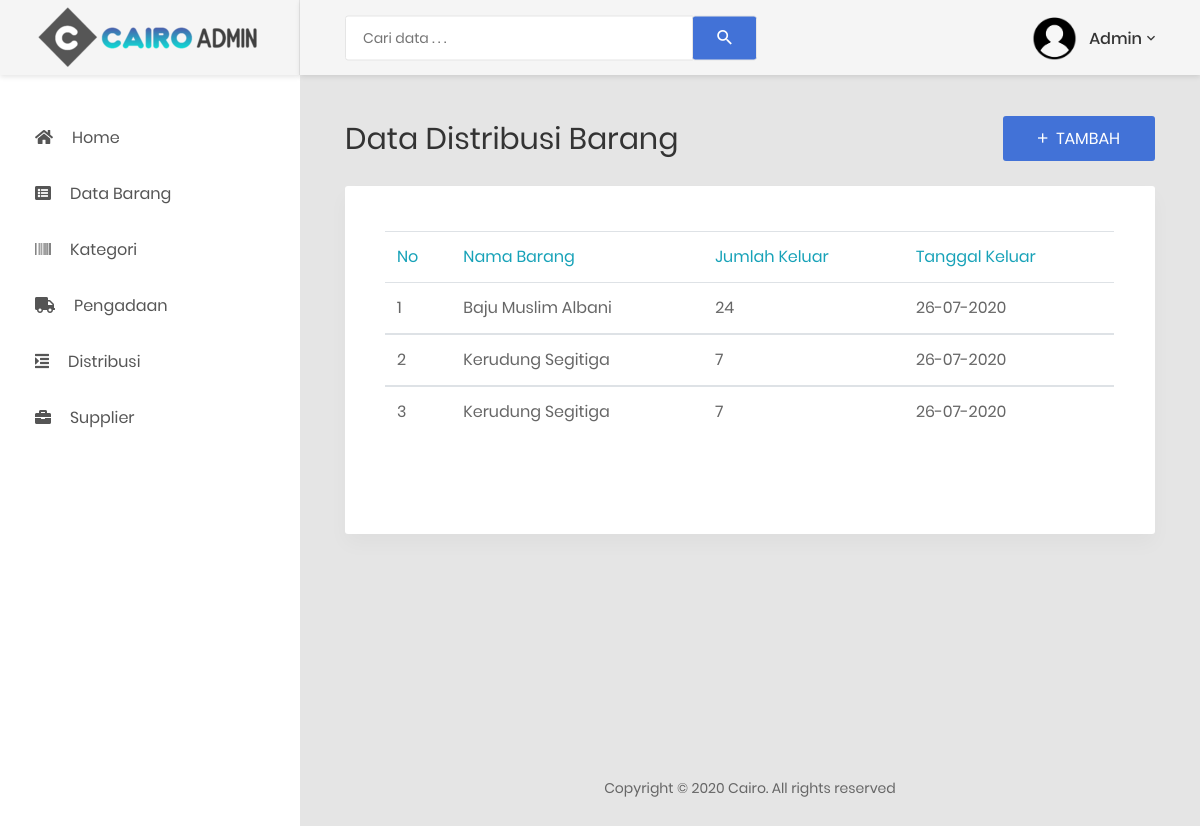
Screenshot of /pages/distribusi.php (signed in) with the database file from the repository.
### tables this page shows
CREATE TABLE `distribusi` (
  `id_distribusi` int(5) NOT NULL,
  `id_barang` int(5) NOT NULL,
  `jumlah` int(7) NOT NULL,
  `tanggal` varchar(50) NOT NULL
);

CREATE TABLE `barang` (
  `id_barang` int(5) NOT NULL,
  `kode_brg` varchar(10) NOT NULL,
  `id_kategori` int(5) NOT NULL,
  `nama_brg` varchar(50) NOT NULL,
  `harga` bigint(15) NOT NULL,
  `satuan_brg` varchar(20) NOT NULL,
  `stok_brg` int(10) NOT NULL
);

### component/class_distribusi.php (called while the page is built, shortened)
<?php
class distribusi{
	var $host = "localhost";
	var $username = "root";
	var $password = "";
	var $database = "db_inventory";
	var $koneksi = "";
	function __construct(){
		$this->koneksi = mysqli_connect($this->host, $this->username, $this->password,$this->database);
	}
	function tampil_data()
	{
		$data = mysqli_query($this->koneksi,"SELECT * FROM distribusi
											JOIN barang ON barang.id_barang = distribusi.id_barang
											ORDER BY distribusi.tanggal DESC;");
		while($row = mysqli_fetch_array($data)){
			$hasil[] = $row;
		}
		return $hasil;
	}
}
?>

### pages/distribusi.php (the view, shortened to what this page needs)
<?php
include('../component/class_distribusi.php');
$distribusi = new distribusi();
$send = $distribusi->tampil_data();
?>
<!DOCTYPE html>
<html lang="en">
<head>
    <link href="../css/font-face.css" rel="stylesheet" media="all">
    <link href="../vendor/font-awesome-4.7/css/font-awesome.min.css" rel="stylesheet" media="all">
    <link href="../vendor/font-awesome-5/css/fontawesome-all.min.css" rel="stylesheet" media="all">
    <link href="../vendor/mdi-font/css/material-design-iconic-font.min.css" rel="stylesheet" media="all">
    <link href="../vendor/bootstrap-4.1/bootstrap.min.css" rel="stylesheet" media="all">
    <link href="../vendor/animsition/animsition.min.css" rel="stylesheet" media="all">
    <link href="../vendor/bootstrap-progressbar/bootstrap-progressbar-3.3.4.min.css" rel="stylesheet" media="all">
    <link href="../vendor/wow/animate.css" rel="stylesheet" media="all">
    <link href="../vendor/css-hamburgers/hamburgers.min.css" rel="stylesheet" media="all">
    <link href="../vendor/slick/slick.css" rel="stylesheet" media="all">
    <link href="../vendor/select2/select2.min.css" rel="stylesheet" media="all">
    <link href="../vendor/perfect-scrollbar/perfect-scrollbar.css" rel="stylesheet" media="all">
    <link href="../css/theme.css" rel="stylesheet" media="all">
</head>
<body class="animsition">
    <div class="page-wrapper">
		<?php include '../component/menu.php' ?>
        <div class="page-container">
			<?php include '../component/header.php';?>
            <div class="main-content">
                <div class="section__content section__content--p30">
                    <div class="container-fluid">
					    <div class="row">
                            <div class="col-md-12">
                                <div class="overview-wrap">
                                    <h2 class="title-1">Data Distribusi Barang</h2>
                                    <a class="au-btn au-btn-icon au-btn--blue" href="distribusi_tambah.php">
                                        <i class="zmdi zmdi-plus"></i> Tambah
									</a>
                                </div>
                            </div>
                        </div>
                        <div class="row m-t-25">
                            <div class="col-lg-12">
								<div class="top-campaign">
                                    <div class="table-responsive">
                                        <table class="table table-striped table-borderd">
                                            <thead>
                                                <tr class="text-info">
                                                    <td>No</td>
                                                    <td>Nama Barang</td>
                                                    <td>Jumlah Keluar</td>
                                                    <td>Tanggal Keluar</td>
                                                </tr>
                                            </thead>
                                            <tbody>
											<?php
												if($send==0){
													echo "<td colspan='5' class='text-center text-danger' >Tidak ada data.</td>";
												}
												else{
												$no = 1;
												foreach($send as $row){
													?>
                                                <tr>
              										<td><?php echo $no++; ?></td>
													<td><?php echo $row['nama_brg']; ?></td>
													<td><?php echo $row['jumlah']; ?></td>
													<td><?php echo $row['tanggal']; ?></td>
                                                </tr>
                                            </tbody>
											<?php
												}
												}
												?>
                                        </table>
                                    </div>
                                </div>
                            </div>
                        </div>
						<br></br></br><br></br></br><br>
                        <div class="row">
							<?php include '../component/footer.php';?>
                        </div>
                    </div>
                </div>
            </div>
        </div>
    </div>
</body>
</html>

### rows the page displays
distribusi: id_barang.nama_brg "Baju Muslim Albani", jumlah "24", tanggal "26-07-2020"
distribusi: id_barang.nama_brg "Kerudung Segitiga", jumlah "7", tanggal "26-07-2020"
distribusi: id_barang.nama_brg "Kerudung Segitiga", jumlah "7", tanggal "26-07-2020"
